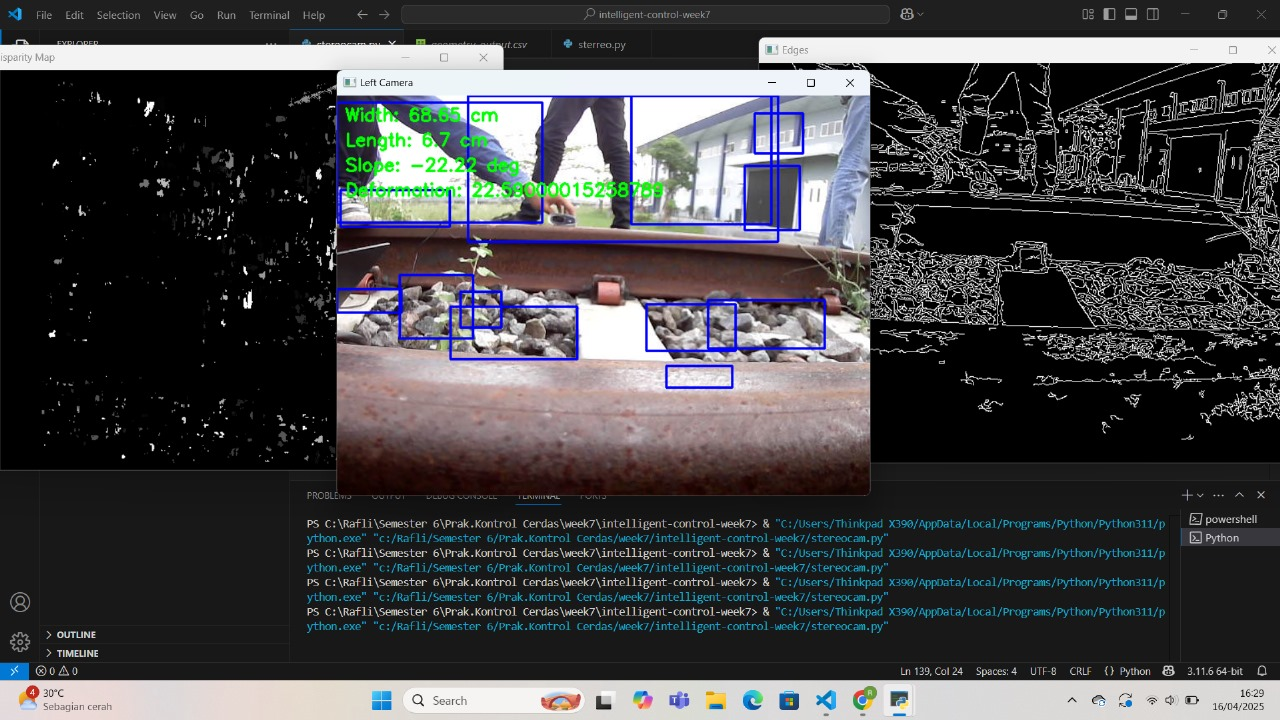
#> input picture WhatsApp Image 2025-04-16 at 16.42.11_cac1fd78.jpg, 1280 x 720 px, given in place of the camera
$ python stereocam.py
#> lines starting #> are read from the running program, lines starting #| are printed output that depends on the picture; after the words box and inside, x2 and y2 are one past the last pixel; in counts of white or black regions, pixels touching at a corner belong together
import cv2
import numpy as np
import csv
from datetime import datetime

# ======================
# PARAMETER KAMERA STEREO
# ======================
FOCAL_LENGTH = 700  # dalam pixel (hasil kalibrasi atau estimasi)
BASELINE = 6.0      # dalam cm (jarak antar kamera)

# ======================
# FUNGSI BANTUAN
# ======================
def save_to_csv(data, filename="geometry_output.csv"):
    with open(filename, mode='a', newline='') as file:
        writer = csv.writer(file)
        writer.writerow(data)

def get_distance_cm(disparity_value):
    if disparity_value <= 0:
        return None
    return (FOCAL_LENGTH * BASELINE) / disparity_value

# Header CSV
save_to_csv(["Timestamp", "Rail_Width_cm", "Rail_Length_cm", "Slope_deg", "Ballast_Deformation"])

# ======================
# INISIALISASI KAMERA
# ======================
cap_left = cv2.VideoCapture(1)
cap_right = cv2.VideoCapture(2)

cap_left.set(cv2.CAP_PROP_FRAME_WIDTH, 640)
cap_left.set(cv2.CAP_PROP_FRAME_HEIGHT, 480)
cap_right.set(cv2.CAP_PROP_FRAME_WIDTH, 640)
cap_right.set(cv2.CAP_PROP_FRAME_HEIGHT, 480)

stereo = cv2.StereoBM_create(numDisparities=16*5, blockSize=15)

while True:
    ret_left, frame_left = cap_left.read()
#> frame_left is the input picture: shape (720, 1280, 3); mean B, G, R 71, 69, 69.1
    ret_right, frame_right = cap_right.read()

    if not ret_left or not ret_right:
        print("Gagal membaca kamera.")
        break

    frame_left = cv2.resize(frame_left, (640, 480))
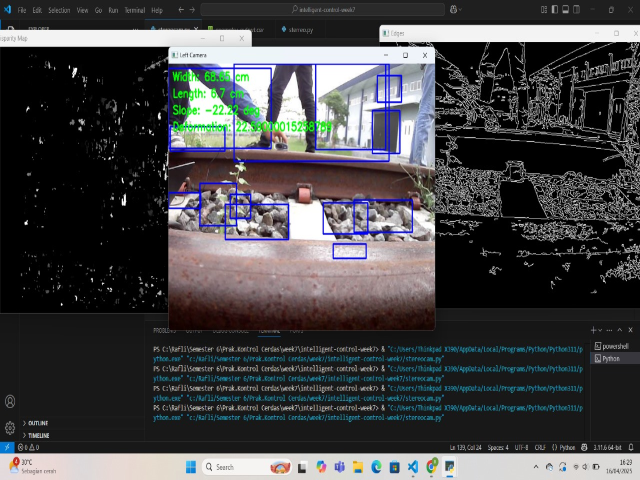
#> frame_left: shape (480, 640, 3); mean B, G, R 71, 69.1, 69.1
    frame_right = cv2.resize(frame_right, (640, 480))

    gray_left = cv2.cvtColor(frame_left, cv2.COLOR_BGR2GRAY)
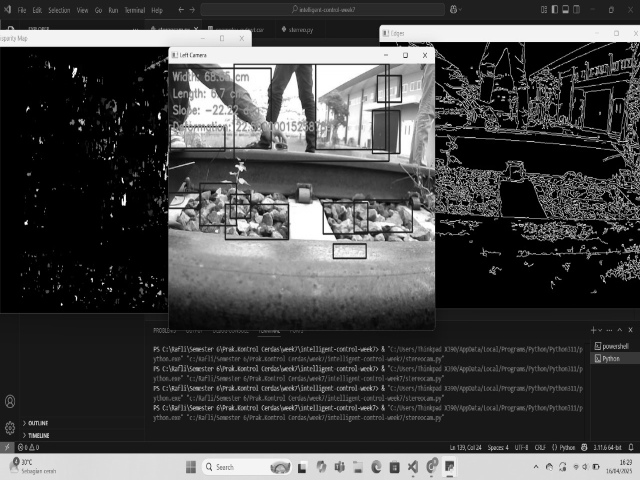
#> gray_left: shape (480, 640); min 0, max 255, mean 69.3
    gray_right = cv2.cvtColor(frame_right, cv2.COLOR_BGR2GRAY)

    disparity = stereo.compute(gray_left, gray_right)
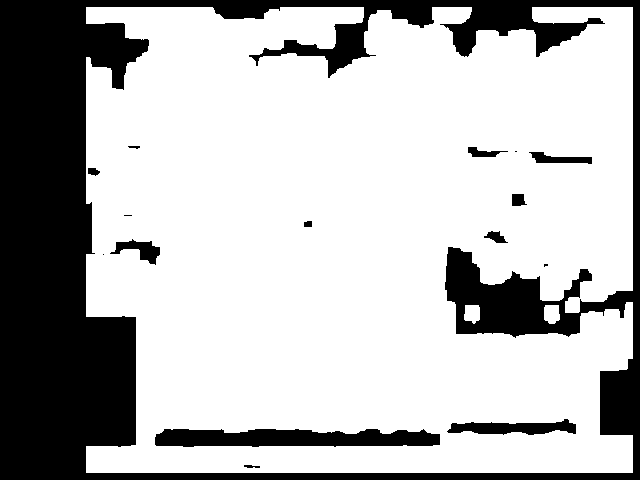
#> disparity: shape (480, 640) int16; values -16 (black) and 0 (white), 72.3% white; 16 black regions (4 under 20 px), largest, box (x1, y1, x2, y2) and area: (0, 0, 640, 480) 77753, (155, 429, 440, 447) 4269, (447, 419, 576, 435) 1262
    disparity_float = disparity.astype(np.float32) / 16.0
    disp_norm = cv2.normalize(disparity_float, None, 0, 255, cv2.NORM_MINMAX)
    disp_norm = np.uint8(disp_norm)

    # ==========================
    # EDGE DETECTION + KONTOUR
    # ==========================
    edges = cv2.Canny(gray_left, 50, 150)
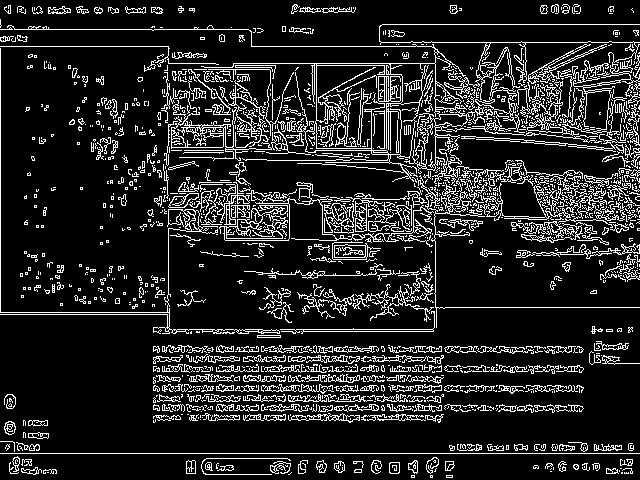
#> edges: shape (480, 640); 14.2% white in thin lines or dots
    contours, _ = cv2.findContours(edges, cv2.RETR_EXTERNAL, cv2.CHAIN_APPROX_SIMPLE)
#> contours = 1260 contours, 1084 with area under 20; largest, box (x1, y1, x2, y2) and area: (7, 24, 640, 184) 11930, (461, 44, 640, 154) 4696, (171, 90, 311, 161) 1274, (219, 182, 434, 247) 702, (324, 203, 354, 233) 522

    rail_width_cm = 0
    rail_length_cm = 0
    slope_deg = 0
    ballast_deformation = 0

    contour_centers = []
    if contours:
        for cnt in contours:
            if cv2.contourArea(cnt) > 300:
                x, y, w, h = cv2.boundingRect(cnt)
                cx = x + w // 2
                cy = y + h // 2
                contour_centers.append((cx, cy, w, h))
                cv2.rectangle(frame_left, (x, y), (x + w, y + h), (255, 0, 0), 2)
#> this loop made 1260 passes
#> (x, y, w, h, cx, cy) on passes 510, 566, 657, 789, 884, 1103, 1195, 1200, 1230: (332, 241, 49, 19, 356, 250), (511, 221, 72, 22, 547, 232), (324, 203, 30, 30, 339, 218), (219, 182, 215, 65, 326, 214), (480, 160, 133, 68, 546, 194), (171, 90, 140, 71, 241, 125), (0, 48, 280, 286, 140, 191), (461, 44, 179, 110, 550, 99), (7, 24, 633, 160, 323, 104)
#> cnt on passes 1, 2, 3, 5, 6, 7: [[446, 475], [446, 477], [452, 477], [452, 475]], [[430, 475], [430, 477], [432, 477], [432, 475]], [[411, 475], [411, 477], [414, 477], [414, 475]], [[621, 472], [621, 473], [622, 473], [622, 472]], [[291, 472], [289, 474], [288, 474], [289, 474]], [[47, 472], [48, 472]]
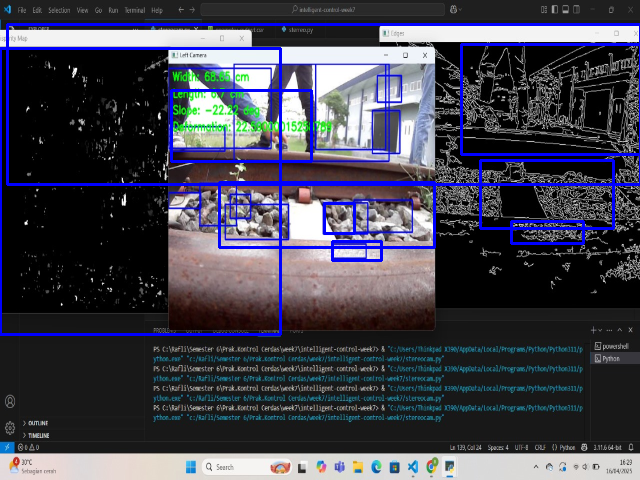
#> frame_left: shape (480, 640, 3); 4.57% of pixels changed, all inside (x1, y1, x2, y2) = (0, 23, 640, 336)
#> after the loop, contour_centers = [(356, 250, 49, 19), (547, 232, 72, 22), (339, 218, 30, 30), (326, 214, 215, 65), (546, 194, 133, 68), (241, 125, 140, 71), (140, 191, 280, 286), (550, 99, 179, 110), (323, 104, 633, 160)]

        if len(contour_centers) >= 2:
            contour_centers = sorted(contour_centers, key=lambda c: c[0])
#> contour_centers = [(140, 191, 280, 286), (241, 125, 140, 71), (323, 104, 633, 160), (326, 214, 215, 65), (339, 218, 30, 30), (356, 250, 49, 19), (546, 194, 133, 68), (547, 232, 72, 22), (550, 99, 179, 110)]
            cx1, cy1, w1, h1 = contour_centers[0]
#> cx1 = 140; cy1 = 191; w1 = 280; h1 = 286
            cx2, cy2, w2, h2 = contour_centers[-1]
#> cx2 = 550; cy2 = 99; w2 = 179; h2 = 110

            rail_width_px = abs(cx2 - cx1)
#> rail_width_px = 410
            slope_rad = np.arctan2(cy2 - cy1, cx2 - cx1)
#> slope_rad = -0.221
            slope_deg = np.degrees(slope_rad)
#> slope_deg = -12.65

            # Gunakan rata-rata posisi untuk ambil disparity
            cx_mid = (cx1 + cx2) // 2
#> cx_mid = 345
            cy_mid = (cy1 + cy2) // 2
#> cy_mid = 145
            patch = disparity_float[cy_mid-2:cy_mid+2, cx_mid-2:cx_mid+2]
#> patch = [[0, 0, 0, 0], [0, 0, 0, 0], [0, 0, 0, 0], [0, 0, 0, 0]]
            valid = patch[patch > 0]
#> valid = empty array
            if len(valid) > 0:
                disp_val = np.mean(valid)
                distance_cm = get_distance_cm(disp_val)
                if distance_cm:
                    rail_width_cm = (rail_width_px * distance_cm) / FOCAL_LENGTH

            # ==========================
            # PANJANG REL: berdasarkan tinggi kontur
            # ==========================
            rail_length_px = max(h1, h2)
#> rail_length_px = 286
            y_mid = (cy1 + cy2) // 2
#> y_mid = 145
            patch = disparity_float[y_mid-2:y_mid+2, cx_mid-2:cx_mid+2]
            valid = patch[patch > 0]
            if len(valid) > 0:
                disp_val = np.mean(valid)
                distance_cm = get_distance_cm(disp_val)
                if distance_cm:
                    rail_length_cm = (rail_length_px * distance_cm) / FOCAL_LENGTH

    # ==========================
    # DEFORMASI BALLAST
    # ==========================
    roi = disparity_float[300:400, :]
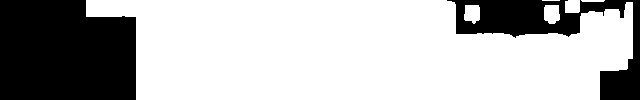
#> roi: shape (100, 640) float32; values -1 (black) and 0 (white), 71.1% white; 2 black regions, box (x1, y1, x2, y2) and area: (0, 0, 136, 100) 12753, (447, 0, 640, 100) 5732
    valid = roi[roi > 0]
    if len(valid) > 0:
        ballast_deformation = round(np.std(valid), 2)

    timestamp = datetime.now().strftime("%Y-%m-%d %H:%M:%S")
    save_to_csv([timestamp, round(rail_width_cm, 2), round(rail_length_cm, 2), round(slope_deg, 2), ballast_deformation])

    cv2.putText(frame_left, f"Width: {round(rail_width_cm,2)} cm", (10, 30), cv2.FONT_HERSHEY_SIMPLEX, 0.7, (0,255,0), 2)
    cv2.putText(frame_left, f"Length: {round(rail_length_cm,2)} cm", (10, 60), cv2.FONT_HERSHEY_SIMPLEX, 0.7, (0,255,0), 2)
    cv2.putText(frame_left, f"Slope: {round(slope_deg,2)} deg", (10, 90), cv2.FONT_HERSHEY_SIMPLEX, 0.7, (0,255,0), 2)
    cv2.putText(frame_left, f"Deformation: {ballast_deformation}", (10, 120), cv2.FONT_HERSHEY_SIMPLEX, 0.7, (0,255,0), 2)
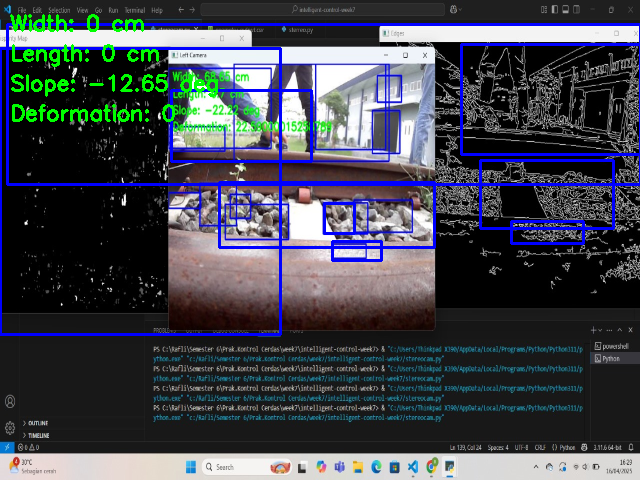
#> frame_left: shape (480, 640, 3); mean B, G, R 78.8, 69.3, 65.7

    cv2.imshow("Left Camera", frame_left)
    cv2.imshow("Disparity Map", disp_norm)
    cv2.imshow("Edges", edges)

    if cv2.waitKey(1) & 0xFF == ord('q'):
#> (key q is pressed here)
        break

cap_left.release()
cap_right.release()
cv2.destroyAllWindows()

$ run again, on WhatsApp Image 2025-04-16 at 16.42.11_f4f36fce.jpg
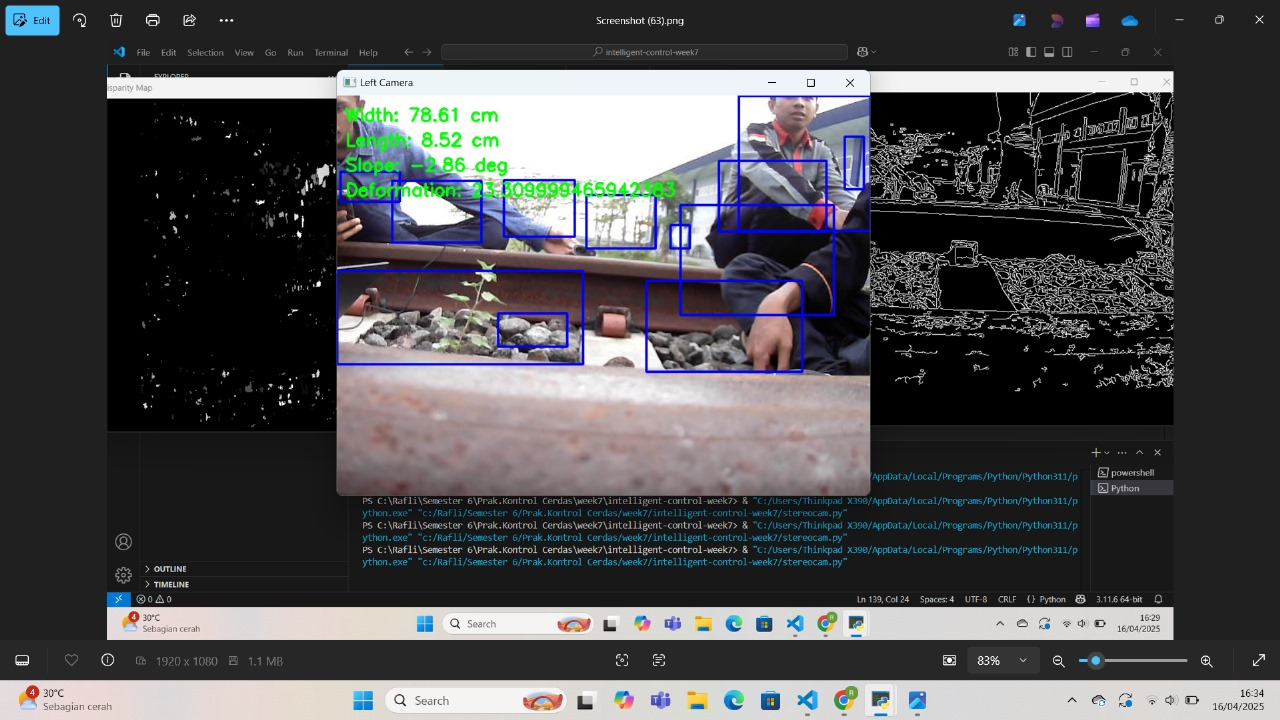
#> input picture WhatsApp Image 2025-04-16 at 16.42.11_f4f36fce.jpg, 1280 x 720 px, given in place of the camera
#> frame_left is the input picture: shape (720, 1280, 3); mean B, G, R 79.5, 77.3, 77.2
#> `disparity = stereo.compute(gray_left, gray_right)`:
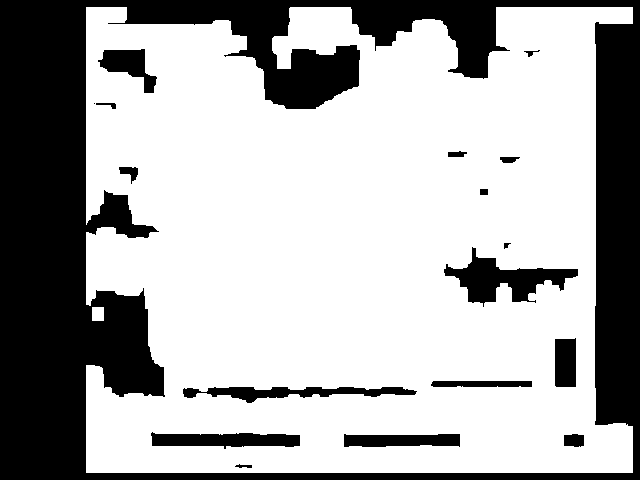
#> disparity: shape (480, 640) int16; values -16 (black) and 0 (white), 67.4% white; 18 black regions (1 under 20 px), largest, box (x1, y1, x2, y2) and area: (0, 0, 640, 480) 88521, (444, 247, 578, 307) 3088, (151, 432, 300, 449) 1800
#> edges: shape (480, 640); 10.9% white in thin lines or dots
#> contours = 916 contours, 779 with area under 20; largest, box (x1, y1, x2, y2) and area: (53, 394, 587, 427) 11738, (432, 70, 588, 217) 2887, (236, 61, 586, 176) 2866, (430, 160, 574, 225) 1795, (170, 101, 251, 161) 1136
#> the loop `for cnt in contours:` made 916 passes
#> (x, y, w, h, cx, cy) on passes 108, 419, 479, 585, 598, 736, 765, 847: (53, 394, 534, 33, 320, 410), (168, 208, 290, 130, 313, 273), (194, 193, 97, 47, 242, 216), (430, 160, 144, 65, 502, 192), (212, 155, 165, 49, 294, 179), (370, 108, 34, 28, 387, 122), (170, 101, 81, 60, 210, 131), (432, 70, 156, 147, 510, 143)
#> after the loop `for cnt in contours:`: contour_centers = [(320, 410, 534, 33), (313, 273, 290, 130), (242, 216, 97, 47), (502, 192, 144, 65), (294, 179, 165, 49), (387, 122, 34, 28), (210, 131, 81, 60), (510, 143, 156, 147), (411, 118, 350, 115), (322, 34, 205, 13), (16, 13, 28, 21)]
#> `contour_centers = sorted(contour_centers, key=lambda c: c[0])`: contour_centers = [(16, 13, 28, 21), (210, 131, 81, 60), (242, 216, 97, 47), (294, 179, 165, 49), (313, 273, 290, 130), (320, 410, 534, 33), (322, 34, 205, 13), (387, 122, 34, 28), (411, 118, 350, 115), (502, 192, 144, 65), (510, 143, 156, 147)]
#> cx1 = 16; cy1 = 13; w1 = 28; h1 = 21
#> cx2 = 510; cy2 = 143; w2 = 156; h2 = 147
#> rail_width_px = 494
#> slope_rad = 0.257
#> slope_deg = 14.74
#> cx_mid = 263
#> cy_mid = 78
#> patch = [[0, 0, 0, -1], [0, 0, 0, -1], [0, 0, 0, -1], [0, 0, 0, -1]]
#> valid = empty array
#> rail_length_px = 147
#> y_mid = 78
#> roi: shape (100, 640) float32; values -1 (black) and 0 (white), 65.4% white; 7 black regions, largest, box (x1, y1, x2, y2) and area: (0, 0, 165, 100) 14215, (595, 0, 640, 100) 4482, (183, 87, 417, 100) 1773
#> `cv2.putText(frame_left, f"Deformation: {ballast_deformation}", (10, 12..`:
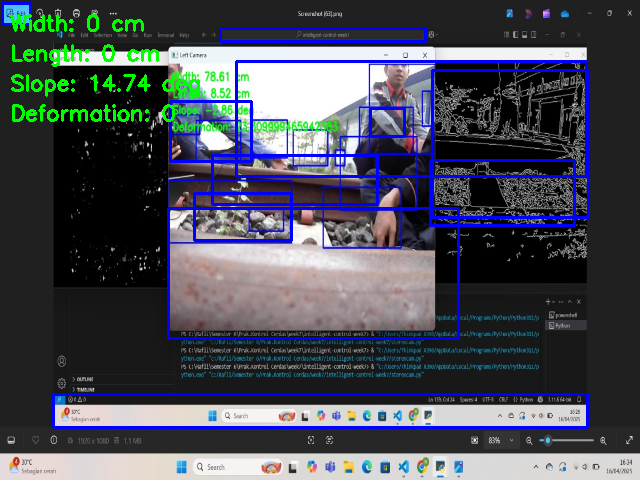
#> frame_left: shape (480, 640, 3); mean B, G, R 88, 76.3, 72.8
